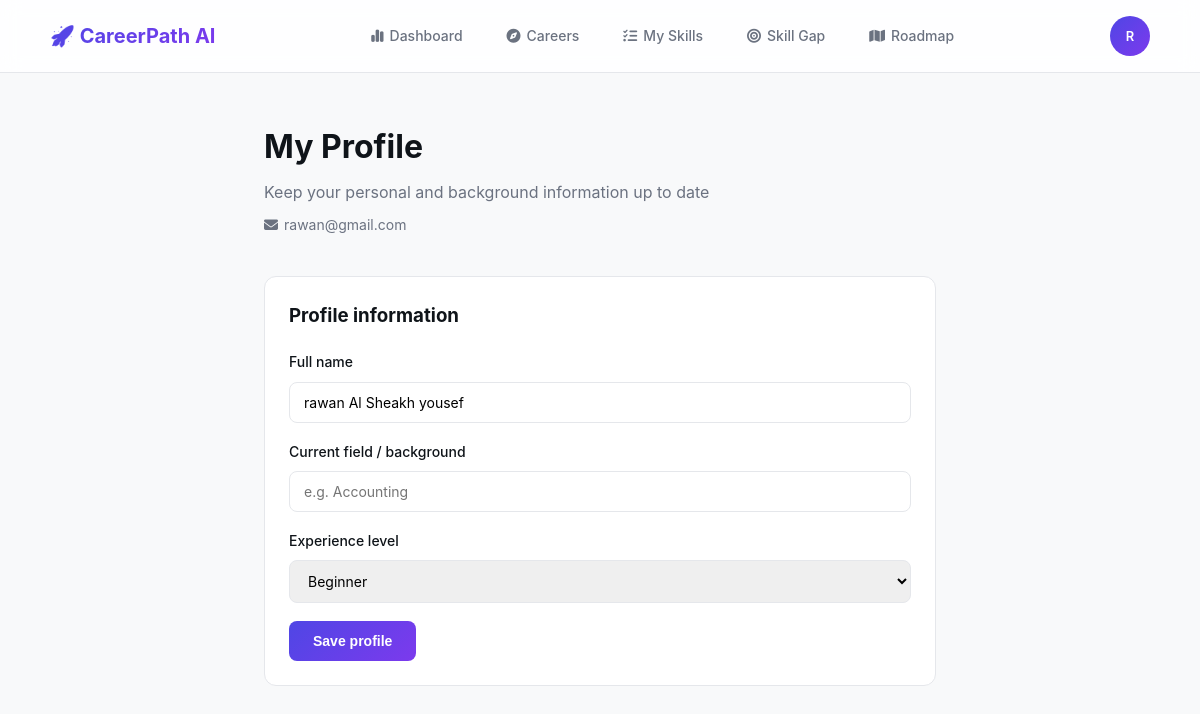
/dashboard/profile/ (signed in), run on the app's committed database.
### accounts/models.py (models this page shows, shortened)
class User(AbstractUser):
    full_name = models.CharField(max_length=150, blank=True, null=True, verbose_name="Full Name")
    email = models.EmailField(unique=True, verbose_name="Email Address")

### dashboard/models.py (models this page shows, shortened)
class UserProfile(models.Model):
    EXPERIENCE_CHOICES = [
        ('beginner', 'Beginner'),
        ('intermediate', 'Intermediate'),
        ('advanced', 'Advanced'),
    ]
    user = models.OneToOneField(settings.AUTH_USER_MODEL, on_delete=models.CASCADE, related_name='profile')
    current_field = models.CharField(max_length=150, blank=True)
    experience_level = models.CharField(max_length=20, choices=EXPERIENCE_CHOICES, default='beginner')

### dashboard/views.py (the view, shortened to what this page needs)
# urls.py: path('profile/', views.profile_view, name='profile'),]
@login_required
def profile_view(request):
    user = request.user
    profile, _ = UserProfile.objects.get_or_create(user=user)
    return render(request, 'dashboard/profile.html', {'profile': profile})

### dashboard/templates/dashboard/profile.html (shortened to what this page needs)
{% extends 'dashboard/base.html' %}
{% block content %}
<div class="container-narrow">
  <div class="page-header">
    <h1 class="page-title">My Profile</h1>
    <p class="page-subtitle">Keep your personal and background information up to date</p>
    <p style="color:var(--text-muted); font-size:14px; margin-top:8px;">
      <i class="fa-solid fa-envelope" style="margin-right:6px;"></i>{{ user.email }}
    </p>
  </div>
  <div class="card" style="margin-bottom:32px;">
    <h3 style="margin-bottom:20px;">Profile information</h3>
    <form method="post" action="{% url 'dashboard:profile' %}">
      <div class="form-group">
        <label for="full_name">Full name</label>
        <input type="text" id="full_name" name="full_name" class="form-control" value="{{ request.user.full_name }}">
      </div>
      <div class="form-group">
        <label for="current_field">Current field / background</label>
        <input type="text" id="current_field" name="current_field" class="form-control" value="{{ profile.current_field }}" placeholder="e.g. Accounting">
      </div>
      <div class="form-group">
        <label for="experience_level">Experience level</label>
        <select id="experience_level" name="experience_level" class="form-control">
          <option value="beginner" {% if profile.experience_level == 'beginner' %}selected{% endif %}>Beginner</option>
        </select>
      </div>
      <button type="submit" class="btn-primary">Save profile</button>
    </form>
  </div>
</div>
{% endblock %}

### dashboard/templates/dashboard/base.html (shortened to what this page needs)
{% load static %}
<!DOCTYPE html>
<html lang="en">
<head>
  <link rel="stylesheet" href="https://cdn.jsdelivr.net/npm/bootstrap-icons@1.11.3/font/bootstrap-icons.css">
  <link rel="stylesheet" href="https://cdnjs.cloudflare.com/ajax/libs/font-awesome/6.4.0/css/all.min.css">
  <link rel="stylesheet" href="{% static 'css/style.css' %}">
</head>
<body>
  {% if user.is_authenticated %}
  <nav class="navbar">
    <div class="flex-between" style="width: 100%; max-width: 1100px; margin: 0 auto; display: flex; justify-content: space-between; align-items: center; position: relative;">
      <a href="/dashboard/" class="logo">🚀 CareerPath AI</a>
      <div class="nav-links" id="navLinks">
        <a href="/dashboard/" class="{% if request.path == '/dashboard/' or request.path == '/dashboard' %}active{% endif %}">
          <i class="fa-solid fa-chart-simple" style="margin-right: 6px;"></i> Dashboard
        </a>
        <a href="/careers/" class="{% if 'careers' in request.path %}active{% endif %}">
          <i class="fa-solid fa-compass" style="margin-right: 6px;"></i> Careers
        </a>
        <a href="{% url 'skills:manage_skills' %}" class="{% if 'skills' in request.path %}active{% endif %}">
          <i class="fa-solid fa-list-check" style="margin-right: 6px;"></i> My Skills
        </a>
        <a href="/analysis/" class="{% if 'analysis' in request.path %}active{% endif %}">
          <i class="fa-solid fa-bullseye" style="margin-right: 6px;"></i> Skill Gap
        </a>
        <a href="/roadmap/" class="{% if 'roadmap' in request.path %}active{% endif %}">
          <i class="fa-solid fa-map" style="margin-right: 6px;"></i> Roadmap
        </a>
      </div>
      <div class="nav-user" style="display: flex; align-items: center; gap: 16px;">
        <div class="user-menu">
          <button class="avatar" onclick="toggleUserMenu()" style="border:none; cursor:pointer;">
            {{ user.username|slice:":1"|upper }}
          </button>
        </div>
      </div>
    </div>
  </nav>
  {% endif %}
  <main>
    {% block content %}{% endblock %}
  </main>
</body>
</html>

### dashboard/static/css/style.css (style rules this page uses)
:root { --primary: #4F46E5; --primary-dark: #4338CA; --secondary: #7C3AED; --gradient: linear-gradient(135deg, #4F46E5 0%, #7C3AED 100%); --bg: #F8F9FA; --surface: #FFFFFF; --border: #E5E7EB; --text: #0F1419; --text-muted: #6B7280; --success: #10B981; --success-bg: #E8F5E9; --warning: #F59E0B; --warning-bg: #FFF3E0; --radius: 8px; --radius-lg: 12px; --shadow: 0 4px 12px rgba(0, 0, 0, 0.08); --shadow-lg: 0 12px 32px rgba(0, 0, 0, 0.1); }
* { margin: 0; padding: 0; box-sizing: border-box; }
body { font-family: -apple-system, BlinkMacSystemFont, 'Segoe UI', Roboto, sans-serif; background: var(--bg); color: var(--text); line-height: 1.6; }
a { text-decoration: none; color: inherit; }
.navbar { display: flex; justify-content: space-between; align-items: center; padding: 16px 48px; background: rgba(255, 255, 255, 0.85); backdrop-filter: blur(10px); border-bottom: 1px solid var(--border); position: sticky; top: 0; z-index: 100; }
.logo { font-size: 20px; font-weight: 700; background: var(--gradient); -webkit-background-clip: text; -webkit-text-fill-color: transparent; background-clip: text; }
.nav-links { display: flex; gap: 16px; }
.nav-links a { display: flex; align-items: center; font-size: 14px; font-weight: 500; color: var(--text-muted); transition: all 0.2s ease; padding: 6px 14px; border-radius: 6px; }
.nav-user { display: flex; align-items: center; gap: 16px; }
.avatar { width: 40px; height: 40px; border-radius: 50%; background: var(--gradient); color: white; display: flex; align-items: center; justify-content: center; font-weight: 600; font-size: 13px; }
.btn, .btn-primary, .btn-secondary, .btn-ghost { display: inline-block; padding: 12px 24px; border-radius: var(--radius); font-size: 14px; font-weight: 600; cursor: pointer; border: none; transition: all 0.2s; text-align: center; }
.btn-primary { background: var(--gradient); color: white; }
main { min-height: calc(100vh - 73px); }
.container-narrow { max-width: 720px; margin: 0 auto; padding: 48px 24px; }
.page-header { margin-bottom: 40px; }
.page-title { font-size: 32px; font-weight: 700; margin-bottom: 8px; }
.page-subtitle { font-size: 16px; color: var(--text-muted); }
.form-group { margin-bottom: 18px; }
.form-group label { display: block; margin-bottom: 8px; font-size: 14px; font-weight: 500; }
.form-control, .form-group input, .form-group select, .form-group textarea { width: 100%; padding: 11px 14px; border: 1px solid var(--border); border-radius: var(--radius); font-size: 14px; font-family: inherit; transition: border-color 0.2s; }
select.form-control { cursor: pointer; }
.card { background: var(--surface); border: 1px solid var(--border); border-radius: var(--radius-lg); padding: 24px; }
.flex-between { display: flex; justify-content: space-between; align-items: center; }
.user-menu { position: relative; }
button.avatar { padding: 0; font-family: inherit; }

### data on the page
User: username "R", email "rawan@gmail.com", full_name "rawan Al Sheakh yousef"
UserProfile: experience_level "Beginner"
